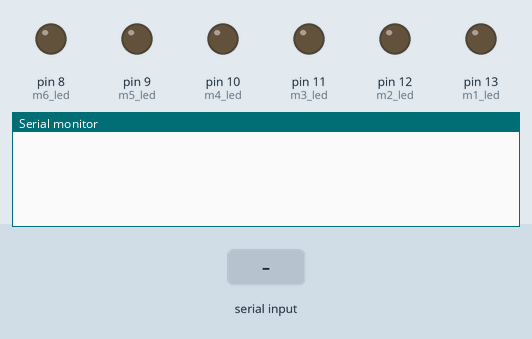
Recording of a sketch running on a simulated Arduino Uno, built with avr-gcc and run on an emulated ATmega328P. Parts: output pins drawn as LEDs (lit = HIGH), the last lines printed to the serial monitor. The test bench sets the inputs (shaded band). Pins used as bus, display or sensor lines are not drawn.

Above: at 2.2 s.
2.3 s: "90,45\n" received over Serial
At 3.4 s:
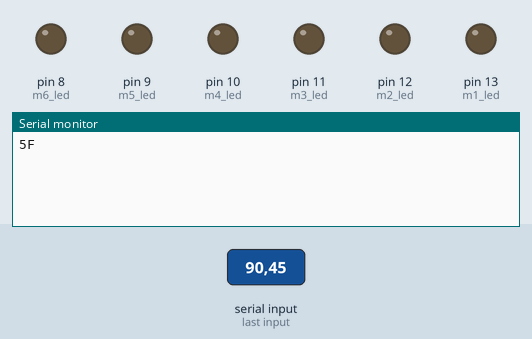
3.8 s: byte 10 (0x0A) received over Serial
At 4.5 s:
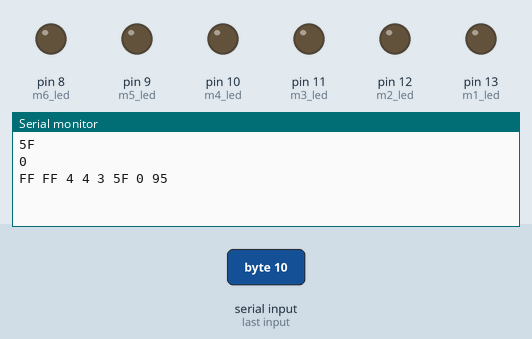
5.3 s: "1\n" received over Serial
At 6.5 s:
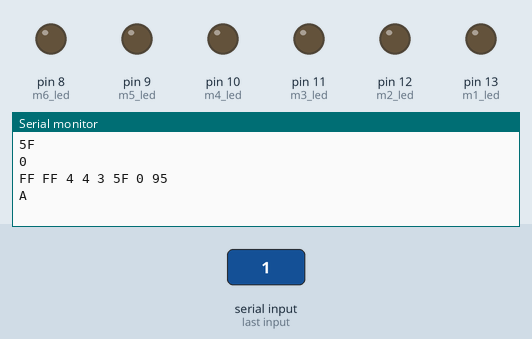
6.8 s: "30,150\n" received over Serial
At 8.2 s:
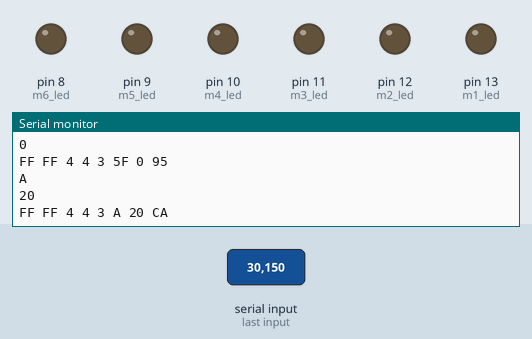

The sketch:

v3_old.ino
```cpp
#include <SoftwareSerial.h>

SoftwareSerial rs(2,3); //rx, tx

#define debug true

#define NUM_MOTORS 5
#define MAX_LEN 34

#define m1_led 13
#define m2_led 12
#define m3_led 11
#define m4_led 10
#define m5_led 9
#define m6_led 8

#define m1_add 0x01
#define m2_add 0x02
#define m3_add 0x03
#define m4_add 0x04
#define m5_add 0x05
#define m6_add 0x06

uint8_t adds[NUM_MOTORS] = {m1_add,m2_add,m3_add,m4_add,m5_add};
uint8_t leds[NUM_MOTORS] = {m1_led,m2_led,m3_led,m4_led,m5_led};

uint16_t pJ[NUM_MOTORS];

#define tch_btn 7
#define rec_btn 6
#define gtp_btn 5

#define de_rs 4
#define tx_rs 3
#define rx_rs 2

uint8_t r[MAX_LEN];
uint8_t t[MAX_LEN];

void alive();
void alive(uint8_t id);
bool ping(uint8_t id);
void relax();
void hold();
void zero_r();
void zero_p();
void gotop(uint16_t a, uint16_t b, uint16_t c, uint16_t d, uint16_t e);
//void record();
void tx(uint8_t id, uint8_t len, uint8_t cmd);
void tx(uint8_t l, uint8_t id, uint8_t len, uint8_t cmd, uint8_t *prms);
void rx();
//void gotopoint(uint8_t *p);

void setup() {

  rs.begin(115200);

  pinMode(m1_led,OUTPUT);
  pinMode(m2_led,OUTPUT);
  pinMode(m3_led,OUTPUT);
  pinMode(m4_led,OUTPUT);
  pinMode(m5_led,OUTPUT);
  pinMode(m6_led,OUTPUT);

  pinMode(de_rs,OUTPUT);

  pinMode(tch_btn,INPUT_PULLUP);
  pinMode(rec_btn,INPUT_PULLUP);
  pinMode(gtp_btn,INPUT_PULLUP);

  rs.flush();

  Serial.begin(9600);
  delay(1000);

}

char in;
byte com[2];
uint8_t i=0;
uint8_t j=0;
uint8_t num = 0;
uint8_t ll=1;

void loop() {
  /*
  //alive motor / update led
  alive();
  relax();
  delay(5000);
  pos();
  for (uint8_t i=0;i<NUM_MOTORS;i++) {
    Serial.print(pJ[i]);
    Serial.print(" ");
  }
  Serial.println();
  gotop(10,3383,1465,3310,10);
  delay(5000);
  */

  //setPin(0x04);
  //delay(1000);
  //alive();
  if (Serial.available()) {
    in = Serial.read();

    if (in == 'x') {
      ll = 1;
      Serial.read();
    }
    else if (in == 'y') {
      ll = 2;
      Serial.read();
    }
    else if (in == 0x0A) {
      com[j] = convert(num);
      Serial.println(com[j],HEX);
      i = 0;
      j++;
      num = 0;
    }
    else {
      //Serial.print(in-48,DEC);
      if (i==0) {
        num = num + (int)(in-48)*10;
      }
      else {
        num = num + (int)(in-48);
      }
      i++;
    }

    if (j > ll) {
      tx(2,0x04,ll+3,0x03,com);
      j = 0;
    }

  }


}
/*
void record() {

  static uint8_t r[MAX_LEN];

  for (uint8_t i=0; i<NUM_MOTORS; i++) {
    tx(adds[i],0x04,0x02,{0x38,0x02});
    r = rx();
    pJ[i] = word(r[5],r[6]);
  }

  //TORQUE SWITCH - ON
  tx(0xFE,0x04,0x04,{0x28,0x01});

  //ACTION
  tx(0xFE,0x02,0x05);
}*/


void relax() {
  uint8_t pp[2] = {0x28,0x00};

  //TORQUE SWITCH - OFF
  tx(2,0xFE,0x04,0x03,pp);

  //ACTION
  //tx(0xFE,0x02,0x05);

}

void hold() {
  uint8_t pp[2] = {0x28,0x01};

  //TORQUE SWITCH - OFF
  tx(2,0xFE,0x04,0x03,pp);

  //ACTION
  //tx(0xFE,0x02,0x05);

}

void setPin(byte b) {
  uint8_t pp[2] = {0x05,b};

  //TORQUE SWITCH - OFF
  tx(2,0xFE,0x04,0x03,pp);
}

void alive() {

  for (uint8_t i=0; i<NUM_MOTORS; i++) {
    if (ping(adds[i])) {
      digitalWrite(leds[i],HIGH);
    }
    else {
      digitalWrite(leds[i],LOW);
    }
  }

}

void alive(uint8_t id) {

  if (ping(id)) {
    digitalWrite(leds[id-1],HIGH);
  }
  else {
    digitalWrite(leds[id-1],LOW);
  }


}

bool ping(uint8_t id) {

  zero_r();
  tx(id,0x02,0x01);
  delayMicroseconds(500);
  rx();

  if ((r[1] == 0xF5) && (r[2] == id) && (r[4] == 0x00)) {
    return true;
  }
  else {
    return false;
  }

}

void tx(uint8_t id, uint8_t len, uint8_t cmd) {

  uint8_t csum; //calc chk sum
  csum = 0xFF - id - len - cmd;

  digitalWrite(de_rs, HIGH);
  rs.write(0xFF);
  rs.write(0xFF);
  rs.write(id);
  rs.write(len);
  rs.write(cmd);
  rs.write(csum);
  digitalWrite(de_rs,LOW);

  if (debug) {
    Serial.print(0xFF,HEX);
    Serial.print(" ");
    Serial.print(0xFF,HEX);
    Serial.print(" ");
    Serial.print(id,HEX);
    Serial.print(" ");
    Serial.print(len,HEX);
    Serial.print(" ");
    Serial.print(cmd,HEX);
    Serial.print(" ");
    Serial.println(csum,HEX);
  }
}

void tx(uint8_t l, uint8_t id, uint8_t len, uint8_t cmd, uint8_t *prms) {

  uint8_t csum; //calc chk sum
  csum = 0xFF - id - len - cmd;
  for (uint8_t i=0; i<len-l ; i++) {
    csum -= prms[i];
  }

  digitalWrite(de_rs, HIGH);
  rs.write(0xFF);
  rs.write(0xFF);
  rs.write(id);
  rs.write(len);
  rs.write(cmd);
  for (uint8_t i=0; i<len-l; i++) {
    rs.write(prms[i]);
  }
  rs.write(csum);
  digitalWrite(de_rs,LOW);

  if (debug) {
    Serial.print(0xFF,HEX);
    Serial.print(" ");
    Serial.print(0xFF,HEX);
    Serial.print(" ");
    Serial.print(id,HEX);
    Serial.print(" ");
    Serial.print(len,HEX);
    Serial.print(" ");
    Serial.print(cmd,HEX);
    Serial.print(" ");
    for (uint8_t i=0; i<len-l; i++) {
      Serial.print(prms[i],HEX);
      Serial.print(" ");
    }
    Serial.println(csum,HEX);
  }
}

void rx() {

  uint8_t i = 0;
  uint8_t a;

  while (rs.available()) {
    r[i] = rs.read();
    i++;
  }

}

void zero_r() {
  for (uint8_t i=0; i<MAX_LEN; i++) {
    r[i] = 0;
  }
}

void zero_p() {
  for (uint8_t i=0; i<NUM_MOTORS; i++) {
    pJ[i] = 0;
  }
}

void pos() {
  zero_p();
  uint8_t pp[2] = {0x38,0x02};
  for (uint8_t i=0; i<NUM_MOTORS;i++) {
    tx(2,adds[i],4,2,pp);
    delayMicroseconds(500);
    rx();
    pJ[i] = word(r[5],r[6]);
  }
}


void gotop(uint16_t a, uint16_t b, uint16_t c, uint16_t d, uint16_t e) {

}

byte convert(byte a) {

  switch(a) {
    case 0:
      return 0x00;
    case 1:
      return 0x01;
    case 2:
      return 0x02;
    case 3:
      return 0x03;
    case 4:
      return 0x04;
    case 5:
      return 0x05;
    case 6:
      return 0x06;
    case 7:
      return 0x07;
    case 8:
      return 0x08;
    case 9:
      return 0x09;
    case 10:
      return 0x0A;
    case 11:
      return 0x0B;
    case 12:
      return 0x0C;
    case 13:
      return 0x0D;
    case 14:
      return 0x0E;
    case 15:
      return 0x0F;
    case 16:
      return 0x10;
    case 17:
      return 0x11;
    case 18:
      return 0x12;
    case 19:
      return 0x13;
    case 20:
      return 0x14;
    case 21:
      return 0x15;
    case 22:
      return 0x16;
    case 23:
      return 0x17;
    case 24:
      return 0x18;
    case 25:
      return 0x19;
    case 26:
      return 0x1A;
    case 27:
      return 0x1B;
    case 28:
      return 0x1C;
    case 29:
      return 0x1D;
    case 40:
      return 0x28;
    case 41:
      return 0x29;
    case 42:
      return 0x2A;
    case 43:
      return 0x2B;
    case 44:
      return 0x2C;
    case 45:
      return 0x2D;
    case 46:
      return 0x2E;
    case 47:
      return 0x2F;
    case 48:
      return 0x30;

    case 56:
      return 0x38;
    case 57:
      return 0x39;
    case 58:
      return 0x3A;
    case 59:
      return 0x3B;
    case 60:
      return 0x3C;
    case 61:
      return 0x3D;
    case 62:
      return 0x3E;
    case 63:
      return 0x3F;
    case 64:
      return 0x40;
    case 65:
      return 0x41;

  }
}

/*
void gotopointL(uint8_t *p) {

  uint8_t l1 = 125;
  uint8_t l2 = 125;
  uint8_t l3 = 60.7;
  uint8_t h1 = 72.2;

}

void gotopointJ(uint8_t *p) {

  for (uint8_t i=0; i<NUM_MOTORS; i++) {
    //SET POSITION
    tx(adds[i],0x04,0x04,{0x2A,p[i]});
  }
  //ACTION
  tx(0xFE,0x02,0x05);
}*/
```

Measured:
- after the input at 2.3 s, the serial monitor: prints a new line at once (image 1)
- after the input at 3.8 s, the serial monitor: prints a new line at once (image 2)
- after the input at 5.3 s, the serial monitor: prints a new line at once (image 3)
- after the input at 6.8 s, the serial monitor: prints a new line at once (image 4)
